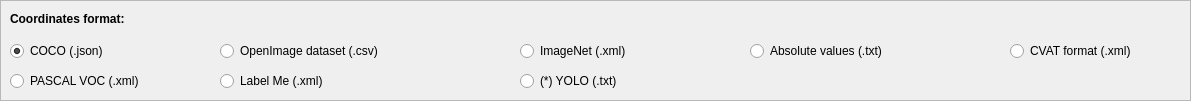
  <widget class="QFrame" name="frame">
   <property name="geometry">
    <rect>
     <x>10</x>
     <y>160</y>
     <width>1191</width>
     <height>101</height>
    </rect>
   </property>
   <property name="frameShape">
    <enum>QFrame::StyledPanel</enum>
   </property>
   <property name="frameShadow">
    <enum>QFrame::Raised</enum>
   </property>
   <widget class="QRadioButton" name="rad_gt_format_coco_json">
    <property name="geometry">
     <rect>
      <x>10</x>
      <y>40</y>
      <width>161</width>
      <height>22</height>
     </rect>
    </property>
    <property name="text">
     <string>COCO (.json)</string>
    </property>
    <property name="checked">
     <bool>true</bool>
    </property>
   </widget>
   <widget class="QLabel" name="lbl_detections_dir_3">
    <property name="geometry">
     <rect>
      <x>10</x>
      <y>10</y>
      <width>151</width>
      <height>17</height>
     </rect>
    </property>
    <property name="font">
     <font>
      <weight>75</weight>
      <bold>true</bold>
     </font>
    </property>
    <property name="text">
     <string>Coordinates format:</string>
    </property>
   </widget>
   <widget class="QRadioButton" name="rad_gt_format_imagenet_xml">
    <property name="geometry">
     <rect>
      <x>520</x>
      <y>40</y>
      <width>151</width>
      <height>22</height>
     </rect>
    </property>
    <property name="toolTip">
     <string>&lt;html&gt;&lt;head/&gt;&lt;body&gt;&lt;p&gt;Ground-truth format provided by PASCAL VOC annotated files (.XML):&lt;/p&gt;&lt;p&gt;&lt;span style=&quot; font-weight:600;&quot;&gt;Format: &lt;/span&gt;&amp;lt;class_name&amp;gt; &amp;lt;left&amp;gt; &amp;lt;top&amp;gt; &amp;lt;right&amp;gt; &amp;lt;bottom&amp;gt;&lt;/p&gt;&lt;p&gt;&lt;span style=&quot; font-weight:600;&quot;&gt;Coordinates values:&lt;/span&gt; Absolute&lt;/p&gt;&lt;p&gt;&lt;span style=&quot; font-weight:600;&quot;&gt;Reference: &lt;/span&gt;&lt;a href=&quot;http://host.robots.ox.ac.uk/pascal/VOC/voc2012/htmldoc/index.html&quot;&gt;&lt;span style=&quot; text-decoration: underline; color:#0000ff;&quot;&gt;http://host.robots.ox.ac.uk/pascal/VOC/voc2012/htmldoc/index.html&lt;/span&gt;&lt;/a&gt;</string>
    </property>
    <property name="text">
     <string>ImageNet (.xml)</string>
    </property>
   </widget>
   <widget class="QRadioButton" name="rad_gt_format_openimages_csv">
    <property name="geometry">
     <rect>
      <x>220</x>
      <y>40</y>
      <width>231</width>
      <height>22</height>
     </rect>
    </property>
    <property name="text">
     <string>OpenImage dataset (.csv)</string>
    </property>
   </widget>
   <widget class="QRadioButton" name="rad_gt_format_labelme_xml">
    <property name="geometry">
     <rect>
      <x>220</x>
      <y>70</y>
      <width>151</width>
      <height>22</height>
     </rect>
    </property>
    <property name="text">
     <string>Label Me (.xml)</string>
    </property>
    <property name="checked">
     <bool>false</bool>
    </property>
   </widget>
   <widget class="QRadioButton" name="rad_gt_format_pascalvoc_xml">
    <property name="geometry">
     <rect>
      <x>10</x>
      <y>70</y>
      <width>181</width>
      <height>22</height>
     </rect>
    </property>
    <property name="text">
     <string>PASCAL VOC (.xml)</string>
    </property>
    <property name="checked">
     <bool>false</bool>
    </property>
   </widget>
   <widget class="QRadioButton" name="rad_gt_format_abs_values_text">
    <property name="geometry">
     <rect>
      <x>750</x>
      <y>40</y>
      <width>181</width>
      <height>22</height>
     </rect>
    </property>
    <property name="toolTip">
     <string>&lt;html&gt;&lt;head/&gt;&lt;body&gt;&lt;p&gt;&amp;lt;class&amp;gt; &amp;lt;left&amp;gt; &amp;lt;top&amp;gt; &amp;lt;width&amp;gt; &amp;lt;height&amp;gt; (ABSOLUTE)&lt;/p&gt;&lt;/body&gt;&lt;/html&gt;</string>
    </property>
    <property name="text">
     <string>Absolute values (.txt)</string>
    </property>
    <property name="checked">
     <bool>false</bool>
    </property>
   </widget>
   <widget class="QRadioButton" name="rad_gt_format_yolo_text">
    <property name="geometry">
     <rect>
      <x>520</x>
      <y>70</y>
      <width>181</width>
      <height>22</height>
     </rect>
    </property>
    <property name="text">
     <string>(*) YOLO (.txt)</string>
    </property>
    <property name="checked">
     <bool>false</bool>
    </property>
   </widget>
   <widget class="QRadioButton" name="rad_gt_format_cvat_xml">
    <property name="geometry">
     <rect>
      <x>1010</x>
      <y>40</y>
      <width>161</width>
      <height>22</height>
     </rect>
    </property>
    <property name="toolTip">
     <string>&lt;html&gt;&lt;head/&gt;&lt;body&gt;&lt;p&gt;&lt;span style=&quot; font-weight:600;&quot;&gt;Format:&lt;/span&gt; A unique XML file containing all detections of the dataset in the CVAT format as described at &lt;a href=&quot;https://github.com/openvinotoolkit/cvat/blob/7512fd6883829ff2692ef42a5a41a06f3805da14/cvat/apps/documentation/xml_format.md&quot;&gt;&lt;span style=&quot; text-decoration: underline; color:#0000ff;&quot;&gt;https://github.com/openvinotoolkit/cvat/blob/7512fd6883829ff2692ef42a5a41a06f3805da14/cvat/apps/documentation/xml_format.md&lt;/span&gt;&lt;/a&gt;</string>
    </property>
    <property name="text">
     <string>CVAT format (.xml)</string>
    </property>
   </widget>
  </widget>
